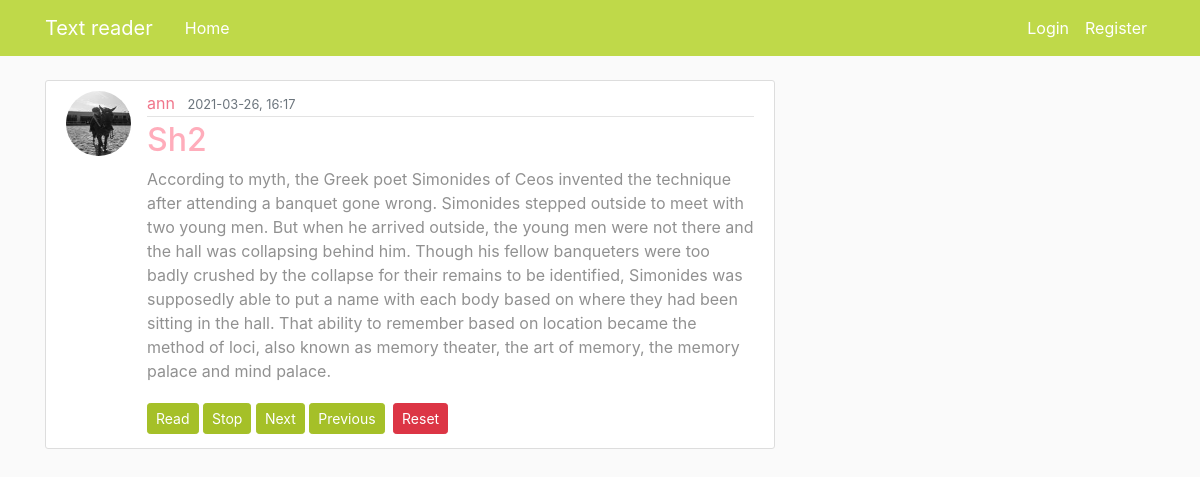
Screenshot of /post/2 with the database file from the repository.
### flaskblog/models.py (models this page shows, shortened)
class User(db.Model, UserMixin): #inheritance inside parenthesis
    id = db.Column(db.Integer, primary_key=True)
    username = db.Column(db.String(20), unique=True, nullable=False)
    email = db.Column(db.String(120), unique=True, nullable=False)
    image_file = db.Column(db.String(20), nullable=False, default='default.jpg')
    password = db.Column(db.String(60), nullable=False)
    posts = db.relationship('Post', backref='author', lazy=True) #reltionship to Post-model,

class Post(db.Model):
    id = db.Column(db.Integer, primary_key=True)
    title = db.Column(db.String(100), nullable=False)
    date_posted = db.Column(db.DateTime, nullable=False, default=datetime.utcnow) #we pass function not current date
    content = db.Column(db.Text,nullable=False)
    user_id = db.Column(db.Integer, db.ForeignKey('user.id'), nullable=False)#user is lowercase because here its the tablename which should be low

### flaskblog/routes.py (the view)
@app.route("/post/<int:post_id>")
def post(post_id):
    if len(reading_threads) > 0:
        for t in reading_threads:
            if isinstance(t, multiprocessing.Process):
                if t.is_alive():
                    t.terminate()
    post = Post.query.get_or_404(post_id)
    return render_template('post.html', title=post.title, post=post)

### flaskblog/routes.py (called while the page is built)
@app.after_request
def after_request(response):
    response.headers.add('Cache-Control', 'no-store, no-cache, must-revalidate, post-check=0, pre-check=0')
    return response

### flaskblog/templates/post.html (shortened to what this page needs)
{% extends "layout.html" %}
{% block content%}
<article class="media content-section">
    <a href="{{ url_for('user_posts', username=post.author.username) }}">
    <img class="rounded-circle article-img"
         src="{{ url_for('static', filename='profile_pics/' + post.author.image_file) }}">
    </a>
    <div class="media-body">
        <div class="article-metadata">
            <a class="mr-2" href="{{ url_for('user_posts', username=post.author.username) }}">{{ post.author.username }}</a>
            <small class="text-muted">{{ post.date_posted.strftime('%Y-%m-%d, %H:%M') }}</small>
        </div>
        <h2 class="article-title" > {{ post.title }} </h2>
        <p class="article-content">{{ post.content }}</p>
        <div class="text-actions">
            <a class="btn btn-secondary btn-sm mt-1 mb-1" href="{{ url_for('start_reading', post_id=post.id) }}">Read</a>
            <a class="btn btn-secondary btn-sm mt-1 mb-1" href="{{ url_for('stop_reading', post_id=post.id) }}">Stop</a>
            <a class="btn btn-secondary btn-sm mt-1 mb-1" href="{{ url_for('read_next', post_id=post.id) }}">Next</a>
            <a class="btn btn-secondary btn-sm mt-1 mb-1" href="{{ url_for('read_previous', post_id=post.id) }}">Previous</a>
            <a class="btn btn-danger btn-sm m-1" href="{{ url_for('reset_reading', post_id=post.id) }}">Reset</a>
        </div>
    </div>
</article>
{% endblock content %}

### flaskblog/static/main.css (style rules this page uses)
body { background: #fafafa; color: #333333; margin-top: 5rem; }
h1, h2, h3, h4, h5, h6 { color: #444444; }
.content-section { background: #ffffff; padding: 10px 20px; border: 1px solid #dddddd; border-radius: 3px; margin-bottom: 20px; color: #919191; }
.article-title { color: #ffadbb; }
.article-content { white-space: pre-line; }
.article-img { height: 65px; width: 65px; margin-right: 16px; }
.article-metadata { padding-bottom: 1px; margin-bottom: 4px; border-bottom: 1px solid #e3e3e3 }
a { color: #f0768b; }
.btn-secondary { background-color: #a5c028; border-color: #a5c028; }

### rows the page displays
User: image_file (picture), author.username "ann"
Post: date_posted "2021-03-26, 16:17", title "Sh2", content "According to myth, the Greek poet Simonides of Ceos invented the technique after attending a banquet gone wrong. Simonides stepped outside to meet with two young men. But when he arrived outside, the young men were not there and the hall was collapsing behind him. Though his fellow banqueters were too badly crushed by the collapse for their remains to be identified, Simonides was supposedly able to put a name with each body based on where they had been sitting in the hall. That ability to remember based on location became the method of loci, also known as memory theater, the art of memory, the memory palace and mind palace."
